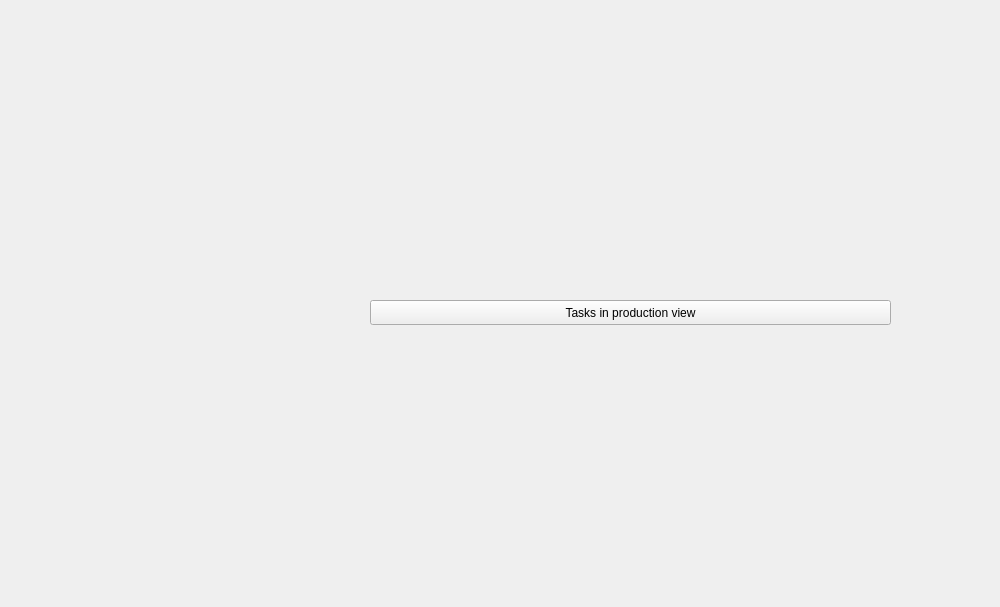
<?xml version="1.0" encoding="UTF-8"?>
<ui version="4.0">
 <class>TasksInProductionView</class>
 <widget class="QWidget" name="TasksInProductionView">
  <property name="geometry">
   <rect>
    <x>0</x>
    <y>0</y>
    <width>1000</width>
    <height>607</height>
   </rect>
  </property>
  <property name="windowTitle">
   <string>Form</string>
  </property>
  <widget class="QPushButton" name="pushButton">
   <property name="geometry">
    <rect>
     <x>370</x>
     <y>300</y>
     <width>521</width>
     <height>25</height>
    </rect>
   </property>
   <property name="text">
    <string>Tasks in production view</string>
   </property>
  </widget>
 </widget>
 <resources/>
 <connections/>
</ui>
